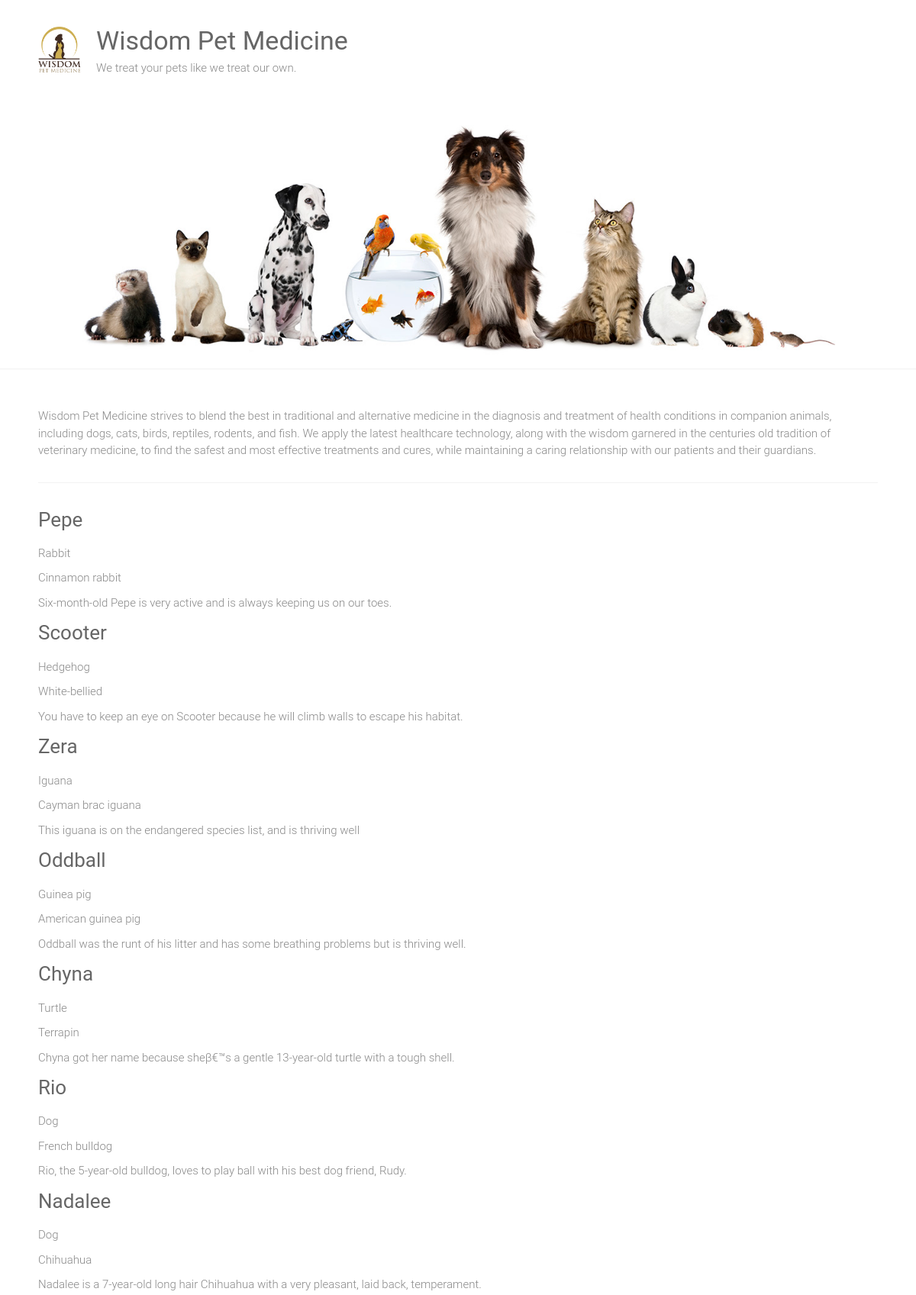
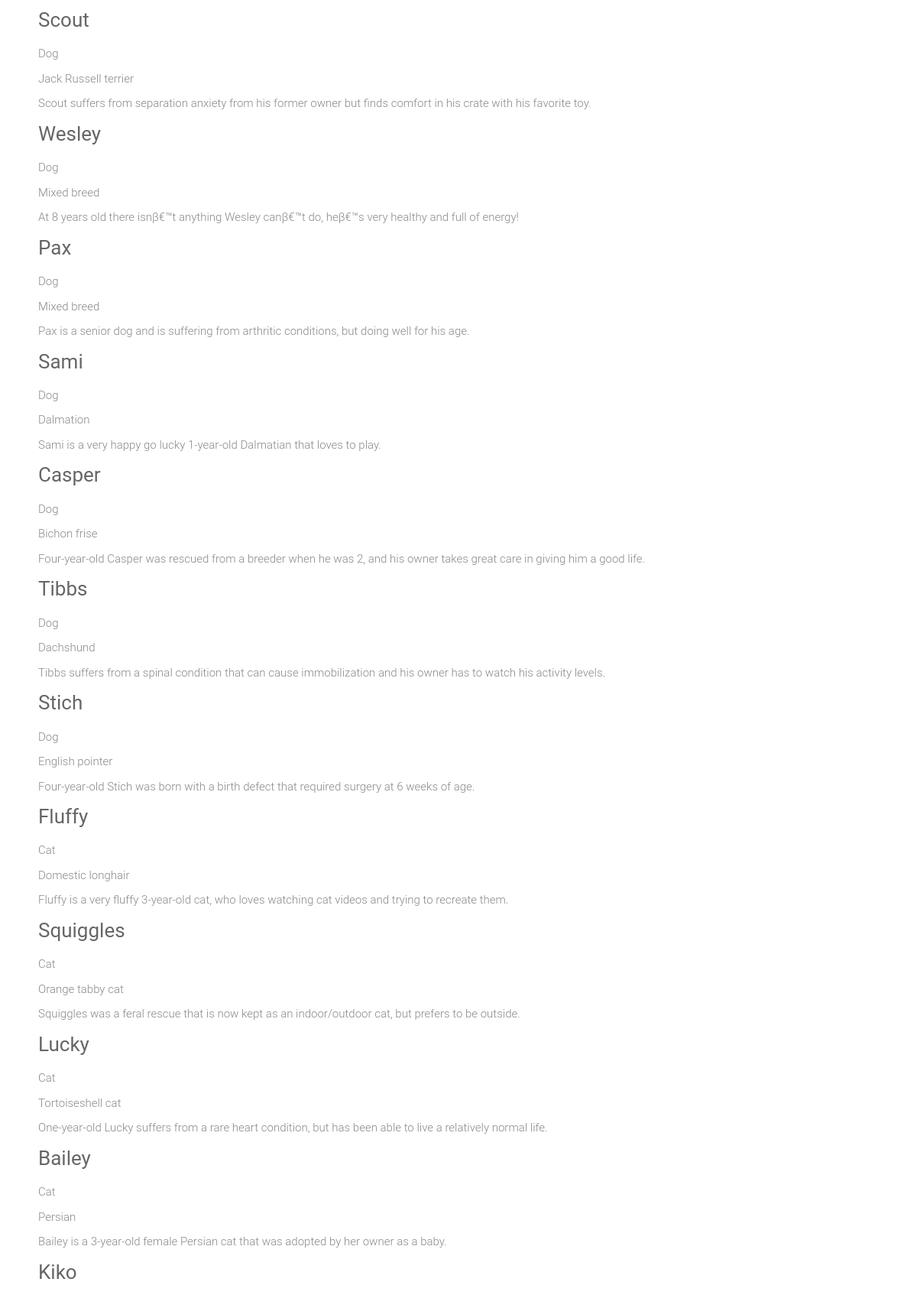
The page / (upper part) on the database its author committed (2 pictures, top to bottom).
### adoptions/models.py (models this page shows)
class Pet(models.Model):
    SEX_CHOICES = [('M', 'Male'), ('F', 'Female')] #M,F storage and Male,Female display
    name = models.CharField(max_length=100)
    submitter = models.CharField(max_length=100)
    species = models.CharField(max_length=30)
    breed = models.CharField(max_length=30, blank=True)
    description = models.TextField()
    sex = models.CharField(max_length=1, choices=SEX_CHOICES, blank=True)
    submission_date = models.DateTimeField()
    age = models.IntegerField(null=True)
    vaccinations = models.ManyToManyField('Vaccine', blank=True)   #many to many

### adoptions/views.py (the view)
# urls.py: 2. Add a URL to urlpatterns:  path('', views.home, name='home')
def home(request):
 pets = Pet.objects.all()
 return render(request,'home.html', { 'pets': pets,})

### adoptions/templates/home.html
{% extends "base.html" %} {% block content %}
<div>
    {% for pet in pets %}
    <a href="{% url 'pet_detail' pet.id %}"> <div class="petname" >
        <h3> {{pet.name }}</h3>
    </div></a>
    <p>{{pet.species}}</p>
    {% if pet.breed %}
    <p>{{pet.breed}}</p>
    {% endif %}
    <p>{{pet.description}}</p>
     {%endfor%}
</div>
{% endblock %}

### adoptions/templates/base.html (shortened to what this page needs)
{% load static %}
<html lang="en-US">
    <head>
        <link rel="stylesheet" id="ample-style-css" href="{% static 'style.css' %}" type="text/css" media="all">
    </head>
    <body class="wide">
        <div id="page" class="hfeed site">
            <header>
                <div class="header">
                    <div class="main-head-wrap inner-wrap clearfix">
                        <div id="header-logo-image">
                            <a href="/">
                                <img src="{% static 'images/logo.png' %}" alt="Wisdom Pet Medicine">
                            </a>
                        </div>
                        <div id="header-text" class="">
                            <h1 id="site-title">
                                <a href="/" title="Wisdom Pet Medicine" rel="home">Wisdom Pet Medicine</a>
                            </h1>
                            <p>We treat your pets like we treat our own.</p>
                        </div>
                    </div>
                    <img src="{% static 'images/header.jpg' %}" alt="Wisdom Pet Medicine">
                </div>
            </header>
            <div class="main-wrapper">
                <div class="single-page clearfix">
                    <div class="inner-wrap">
                        <p>Wisdom Pet Medicine strives to blend the best in traditional and alternative medicine in the diagnosis and treatment of health conditions in companion animals, including dogs, cats, birds, reptiles, rodents, and fish. We apply the latest healthcare technology, along with the wisdom garnered in the centuries old tradition of veterinary medicine, to find the safest and most effective treatments and cures, while maintaining a caring relationship with our patients and their guardians.</p>
                        <hr>
                        <div>
                        {% block content %}
                        {% endblock %}
                        </div>
                    </div>
                </div>
            </div>
        </div>
    </body>
</html>

### static/style.css (style rules this page uses)
html, body, div, span, applet, object, iframe, h1, h2, h3, h4, h5, h6, p, blockquote, pre, a, abbr, acronym, address, big, cite, code, del, dfn, em, font, ins, kbd, q, s, samp, small, strike, strong, sub, sup, tt, var, dl, dt, dd, ol, ul, li, fieldset, form, label, legend, table, caption, tbody, tfoot, thead, tr, th, td { border: 0; font: inherit; font-size: 100%; font-style: inherit; font-weight: inherit; margin: 0; outline: 0; padding: 0; vertical-align: baseline; }
html { overflow-y: scroll; -webkit-text-size-adjust: 100%; -ms-text-size-adjust: 100%; }
article, aside, details, figcaption, figure, footer, header, main, nav, section { display: block; }
h1, h2, h3, h4, h5, h6 { color: #666666; line-height: 1.4; padding-bottom: 15px; font-weight: normal; }
h1 { font-size: 30px; }
h3 { font-size: 26px; }
body, button, input, select, textarea { color: #888888; font-size: 15px; line-height: 1.5; font-family: 'Roboto', sans-serif; font-weight: 300; }
p { color: #888888; font-size: 15px; line-height: 1.5; margin-bottom: 15px; font-weight: 300; }
body { background: #f2f2f2; }
hr { border-color: #f2f2f2; border-style: solid none none; border-width: 1px 0 0; height: 0; margin: 30px 0; }
a { color: #80abc8; text-decoration: none; -webkit-transition: 0.25s ease-in-out; -moz-transition: 0.25s ease-in-out; transition: 0.25s ease-in-out; -ms-transition: 0.25s ease-in-out; -o-transition: 0.25s ease-in-out; }
img { max-width: 100%; height: auto; vertical-align: top; margin-bottom: 18px; }
a img { border: 0; }
.clearfix:after { visibility: hidden; display: block; font-size: 0; content: " "; clear: both; height: 0; }
.clearfix { display: inline-block; }
.clearfix { display: block; }
body { padding-top: 30px; padding-bottom: 30px; }
body.wide { padding-top: 0; padding-bottom: 0; }
#page { background-color: #ffffff; margin: 0 auto; max-width: 1180px; box-shadow: 0 1px 2px 0 rgba(0, 0, 0, 0.1); }
.wide #page { max-width: 100%; }
.inner-wrap { max-width: 1100px; margin: 0 auto; }
.main-head-wrap { padding: 30px 0; }
.header { border-bottom: 1px solid #f2f2f2; }
#header-logo-image { float: left; padding: 5px 20px 5px 0; max-width: 100%; }
#header-logo-image img { margin-bottom: 0px; max-height: 60px; height: auto; width: auto; }
#header-text { float: left; padding-right: 20px; }
#site-title { padding-bottom: 0; }
#site-title a { color: #666666; font-size: 34px; }
.single-page { margin-top: 50px; }
.single-page p { margin-bottom: 10px; }

### rows shown on the page
Pet: name "Pepe", species "Rabbit", breed "Cinnamon rabbit", description "Six-month-old Pepe is very active and is always keeping us on our toes."
Pet: name "Scooter", species "Hedgehog", breed "White-bellied", description "You have to keep an eye on Scooter because he will climb walls to escape his habitat."
Pet: name "Zera", species "Iguana", breed "Cayman brac iguana", description "This iguana is on the endangered species list, and is thriving well"
Pet: name "Oddball", species "Guinea pig", breed "American guinea pig", description "Oddball was the runt of his litter and has some breathing problems but is thriving well."
Pet: name "Chyna", species "Turtle", breed "Terrapin", description "Chyna got her name because sheβ€™s a gentle 13-year-old turtle with a tough shell."
Pet: name "Rio", species "Dog", breed "French bulldog", description "Rio, the 5-year-old bulldog, loves to play ball with his best dog friend, Rudy."
Pet: name "Nadalee", species "Dog", breed "Chihuahua", description "Nadalee is a 7-year-old long hair Chihuahua with a very pleasant, laid back, temperament."
Pet: name "Scout", species "Dog", breed "Jack Russell terrier", description "Scout suffers from separation anxiety from his former owner but finds comfort in his crate with his favorite toy."
Pet: name "Wesley", species "Dog", breed "Mixed breed", description "At 8 years old there isnβ€™t anything Wesley canβ€™t do, heβ€™s very healthy and full of energy!"
Pet: name "Pax", species "Dog", breed "Mixed breed", description "Pax is a senior dog and is suffering from arthritic conditions, but doing well for his age."
Pet: name "Sami", species "Dog", breed "Dalmation", description "Sami is a very happy go lucky 1-year-old Dalmatian that loves to play."
Pet: name "Casper", species "Dog", breed "Bichon frise", description "Four-year-old Casper was rescued from a breeder when he was 2, and his owner takes great care in giving him a good life."
Pet: name "Tibbs", species "Dog", breed "Dachshund", description "Tibbs suffers from a spinal condition that can cause immobilization and his owner has to watch his activity levels."
Pet: name "Stich", species "Dog", breed "English pointer", description "Four-year-old Stich was born with a birth defect that required surgery at 6 weeks of age."
Pet: name "Fluffy", species "Cat", breed "Domestic longhair", description "Fluffy is a very fluffy 3-year-old cat, who loves watching cat videos and trying to recreate them."
Pet: name "Squiggles", species "Cat", breed "Orange tabby cat", description "Squiggles was a feral rescue that is now kept as an indoor/outdoor cat, but prefers to be outside."
Pet: name "Lucky", species "Cat", breed "Tortoiseshell cat", description "One-year-old Lucky suffers from a rare heart condition, but has been able to live a relatively normal life."
Pet: name "Bailey", species "Cat", breed "Persian", description "Bailey is a 3-year-old female Persian cat that was adopted by her owner as a baby."
Pet: name "Kiko"
